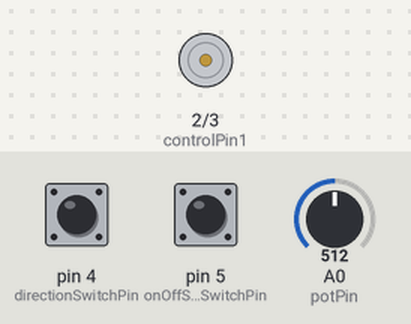
Bench run of a sketch on a simulated Arduino Uno, built with avr-gcc and run on an emulated ATmega328P. On the bench: motor-driver pin pairs drawn as motors (green arrow = first pin HIGH = forward, orange = second pin HIGH = backward, longer = more drive, scaled by the enable pin). The inputs (shaded band) are chosen by the test bench; at power-on: pin 5 (onOffSwitchStateSwitchPin) LOW, A0 (potPin) = 512, pin 4 (directionSwitchPin) LOW.

Above: at 1.2 s.
1.3 s: pin 5 (onOffSwitchStateSwitchPin) pulled HIGH for 0.15 s
At 2.0 s:
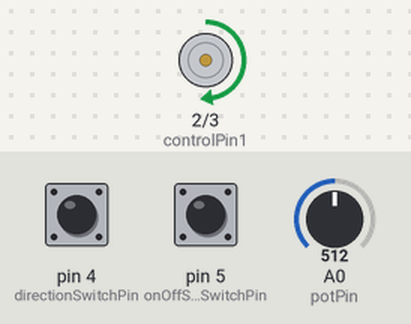
2.9 s: A0 (potPin) set to 716
At 3.2 s:
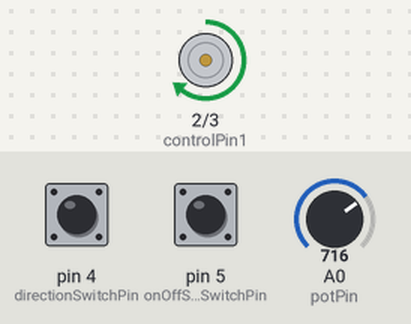
4.4 s: pin 4 (directionSwitchPin) pulled HIGH for 0.15 s
At 5.6 s:
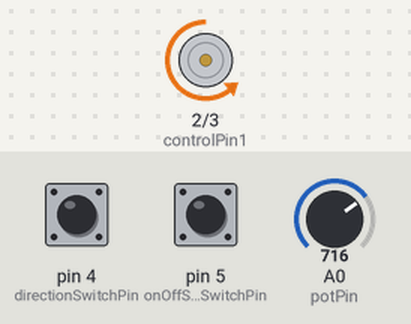
6.0 s: A0 (potPin) set to 900
At 6.8 s:
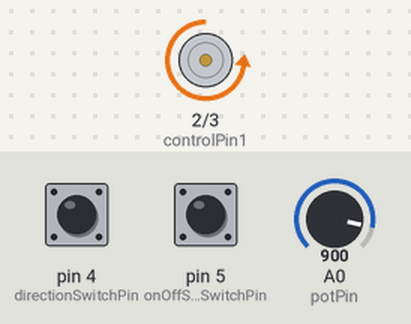
7.5 s: pin 5 (onOffSwitchStateSwitchPin) pulled HIGH for 1 s
At 8.0 s:
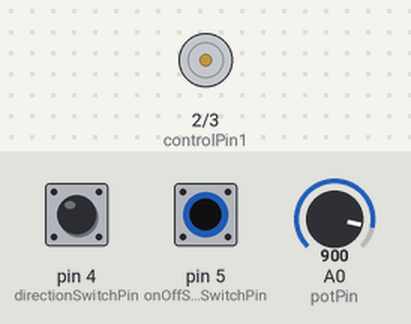
10.0 s: pin 5 (onOffSwitchStateSwitchPin) pulled HIGH for 3.2 s
At 11.1 s:
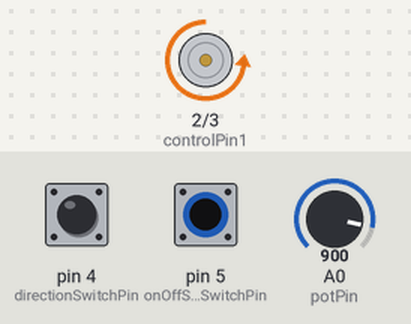
Timing chart, 0 to 13.0 s (numbered marks = the images above; inputs shaded):
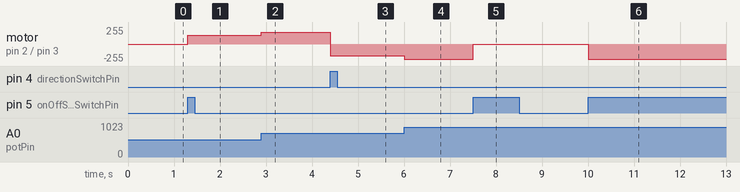

The sketch:

project10_zoetrope.ino
```cpp
// Name your constants
const int controlPin1 = 2;
const int controlPin2 = 3;
const int enablePin = 9;
const int directionSwitchPin = 4;
const int onOffSwitchStateSwitchPin = 5;
const int potPin = A0;

// Create variables for remembering program state
int onOffSwitchState = 0;
int previousOnOffSwitchState = 0;
int directionSwitchState = 0;
int previousDirectionSwitchState = 0;

// Create variables for motor control
int motorEnabled = 0;
int motorSpeed = 0;
int motorDirection = 1;

void setup() {
  // Declare the digital pins as inputs and outputs
  pinMode(directionSwitchPin, INPUT);
  pinMode(onOffSwitchStateSwitchPin, INPUT);
  pinMode(controlPin1, OUTPUT);
  pinMode(controlPin2, OUTPUT);
  pinMode(enablePin, OUTPUT);

  // Turn the motor off
  digitalWrite(enablePin, LOW);
}

void loop() {
  // Read sensor information
  onOffSwitchState = digitalRead(onOffSwitchStateSwitchPin);
  delay(1);
  directionSwitchState = digitalRead(directionSwitchPin);
  motorSpeed = analogRead(potPin)/4;


  // Check if on/off sensor has changed
  if(onOffSwitchState != previousOnOffSwitchState){
    if(onOffSwitchState == HIGH){
      motorEnabled = !motorEnabled;
    }
  }

  // Check to see of the direction has changed
  if (directionSwitchState != previousDirectionSwitchState) {
    if (directionSwitchState == HIGH) {
      motorDirection = !motorEnabled;
    }
  }

  // Change the pins to turn the motor in the proper direction
  if (motorDirection == 1) {
    digitalWrite(controlPin1, HIGH);
    digitalWrite(controlPin2, LOW);
  }

  else {
    digitalWrite(controlPin1, LOW);
    digitalWrite(controlPin2, HIGH);
  }

  // PMW te motor if it is enabled
  if (motorEnabled == 1) {
    analogWrite(enablePin, motorSpeed);
  }
  else {
    analogWrite(enablePin, 0);
  }

  // Save the current states for the next loop
  previousDirectionSwitchState = directionSwitchState;
  previousOnOffSwitchState = onOffSwitchState;
}
```

Measured:
- after the input at 1.3 s, motor on pin 2 (controlPin1) / pin 3 (controlPin2): stopped → forward 128/255 at once
- after the input at 2.9 s, motor on pin 2 (controlPin1) / pin 3 (controlPin2): forward 128/255 → forward 179/255 at once
- after the input at 4.4 s, motor on pin 2 (controlPin1) / pin 3 (controlPin2): forward 179/255 → backward 179/255 at once
- after the input at 6.0 s, motor on pin 2 (controlPin1) / pin 3 (controlPin2): backward 179/255 → backward 225/255 at once
- after the input at 7.5 s, motor on pin 2 (controlPin1) / pin 3 (controlPin2): backward 225/255 → stopped at once
- after the input at 10.0 s, motor on pin 2 (controlPin1) / pin 3 (controlPin2): stopped → backward 225/255 at once
